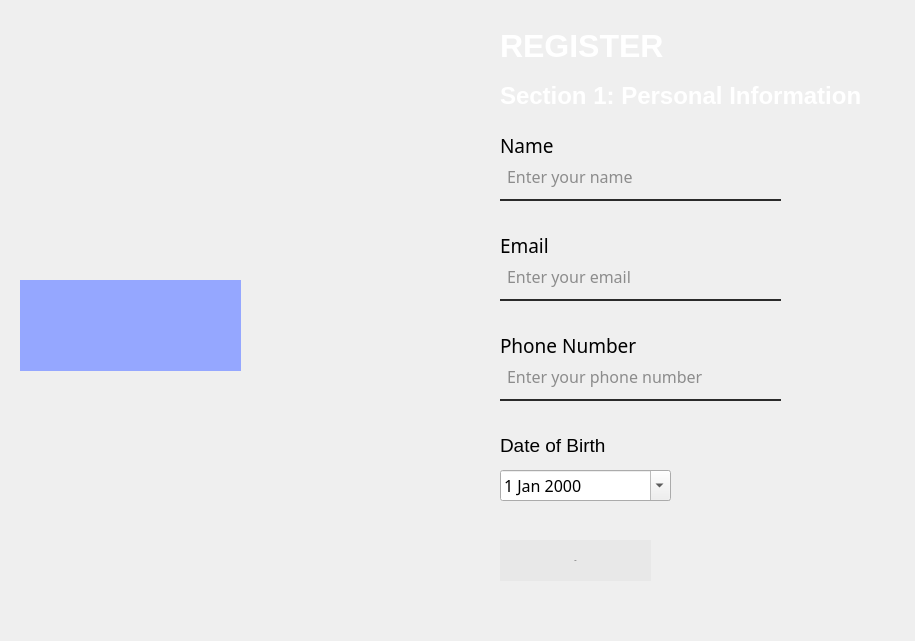
<?xml version="1.0" encoding="UTF-8"?>
<ui version="4.0">
 <class>Register1</class>
 <widget class="QMainWindow" name="Register1">
  <property name="geometry">
   <rect>
    <x>0</x>
    <y>0</y>
    <width>915</width>
    <height>641</height>
   </rect>
  </property>
  <property name="windowTitle">
   <string>MainWindow</string>
  </property>
  <widget class="QWidget" name="centralwidget">
   <widget class="QLabel" name="label_10">
    <property name="geometry">
     <rect>
      <x>500</x>
      <y>430</y>
      <width>131</width>
      <height>31</height>
     </rect>
    </property>
    <property name="font">
     <font>
      <pointsize>14</pointsize>
     </font>
    </property>
    <property name="text">
     <string>Date of Birth</string>
    </property>
   </widget>
   <widget class="QLabel" name="label_3">
    <property name="geometry">
     <rect>
      <x>20</x>
      <y>280</y>
      <width>221</width>
      <height>91</height>
     </rect>
    </property>
    <property name="styleSheet">
     <string notr="true">background-color: rgb(149, 167, 255);</string>
    </property>
    <property name="text">
     <string/>
    </property>
    <property name="pixmap">
     <pixmap>../images/PoCoH.png</pixmap>
    </property>
    <property name="scaledContents">
     <bool>true</bool>
    </property>
   </widget>
   <widget class="QLabel" name="label">
    <property name="geometry">
     <rect>
      <x>0</x>
      <y>0</y>
      <width>921</width>
      <height>641</height>
     </rect>
    </property>
    <property name="text">
     <string/>
    </property>
    <property name="pixmap">
     <pixmap>../images/login-bg.png</pixmap>
    </property>
    <property name="scaledContents">
     <bool>true</bool>
    </property>
   </widget>
   <widget class="QLineEdit" name="tphone">
    <property name="geometry">
     <rect>
      <x>500</x>
      <y>360</y>
      <width>281</width>
      <height>41</height>
     </rect>
    </property>
    <property name="font">
     <font>
      <family>Poppins</family>
      <pointsize>12</pointsize>
      <italic>false</italic>
      <bold>false</bold>
     </font>
    </property>
    <property name="styleSheet">
     <string notr="true">background-color:rgba(0, 0, 0, 0);
font: 12pt &quot;Poppins&quot;;
border-bottom:2px solid #2a2a2a;
border-radius: 30px;
color:#2a2a2a;
padding-bottom:7px;
padding-left:5px;</string>
    </property>
    <property name="placeholderText">
     <string>Enter your phone number</string>
    </property>
   </widget>
   <widget class="QPushButton" name="bnext">
    <property name="geometry">
     <rect>
      <x>500</x>
      <y>540</y>
      <width>151</width>
      <height>41</height>
     </rect>
    </property>
    <property name="font">
     <font>
      <family>Poppins</family>
      <pointsize>-1</pointsize>
      <italic>false</italic>
      <bold>false</bold>
     </font>
    </property>
    <property name="styleSheet">
     <string notr="true">QPushButton#bnext{
	font: 18px &quot;Poppins&quot;;
 color: #090909;

 border-radius: 0.5em;
 background: #e8e8e8;
 border: 1px solid #e8e8e8;
}

QPushButton#bnext:hover {
font: 18px &quot;Poppins&quot;; 
border: 1px solid white;
}
</string>
    </property>
    <property name="text">
     <string>Next</string>
    </property>
   </widget>
   <widget class="QLabel" name="label_11">
    <property name="geometry">
     <rect>
      <x>500</x>
      <y>230</y>
      <width>91</width>
      <height>31</height>
     </rect>
    </property>
    <property name="font">
     <font>
      <family>Poppins</family>
      <pointsize>14</pointsize>
      <italic>false</italic>
      <bold>false</bold>
     </font>
    </property>
    <property name="styleSheet">
     <string notr="true">font: 14pt &quot;Poppins&quot;;</string>
    </property>
    <property name="text">
     <string>Email</string>
    </property>
   </widget>
   <widget class="QDateEdit" name="dateEdit">
    <property name="geometry">
     <rect>
      <x>500</x>
      <y>470</y>
      <width>171</width>
      <height>31</height>
     </rect>
    </property>
    <property name="font">
     <font>
      <family>Poppins</family>
      <pointsize>12</pointsize>
      <italic>false</italic>
      <bold>false</bold>
     </font>
    </property>
    <property name="styleSheet">
     <string notr="true">font: 12pt &quot;Poppins&quot;;</string>
    </property>
    <property name="calendarPopup">
     <bool>true</bool>
    </property>
   </widget>
   <widget class="QLabel" name="label_9">
    <property name="geometry">
     <rect>
      <x>500</x>
      <y>30</y>
      <width>351</width>
      <height>31</height>
     </rect>
    </property>
    <property name="font">
     <font>
      <pointsize>24</pointsize>
      <bold>true</bold>
      <kerning>true</kerning>
     </font>
    </property>
    <property name="styleSheet">
     <string notr="true">color: rgb(255, 255, 255);</string>
    </property>
    <property name="text">
     <string>REGISTER</string>
    </property>
   </widget>
   <widget class="QLabel" name="label_6">
    <property name="geometry">
     <rect>
      <x>500</x>
      <y>130</y>
      <width>91</width>
      <height>31</height>
     </rect>
    </property>
    <property name="font">
     <font>
      <family>Poppins</family>
      <pointsize>14</pointsize>
      <italic>false</italic>
      <bold>false</bold>
     </font>
    </property>
    <property name="styleSheet">
     <string notr="true">font: 14pt &quot;Poppins&quot;;</string>
    </property>
    <property name="text">
     <string>Name</string>
    </property>
   </widget>
   <widget class="QLabel" name="label_12">
    <property name="geometry">
     <rect>
      <x>500</x>
      <y>330</y>
      <width>151</width>
      <height>31</height>
     </rect>
    </property>
    <property name="font">
     <font>
      <family>Poppins</family>
      <pointsize>14</pointsize>
      <italic>false</italic>
      <bold>false</bold>
     </font>
    </property>
    <property name="styleSheet">
     <string notr="true">font: 14pt &quot;Poppins&quot;;</string>
    </property>
    <property name="text">
     <string>Phone Number</string>
    </property>
   </widget>
   <widget class="QLineEdit" name="temail">
    <property name="geometry">
     <rect>
      <x>500</x>
      <y>260</y>
      <width>281</width>
      <height>41</height>
     </rect>
    </property>
    <property name="font">
     <font>
      <family>Poppins</family>
      <pointsize>12</pointsize>
      <italic>false</italic>
      <bold>false</bold>
     </font>
    </property>
    <property name="styleSheet">
     <string notr="true">background-color:rgba(0, 0, 0, 0);
border-bottom:2px solid #2a2a2a;
font: 12pt &quot;Poppins&quot;;
border-radius: 30px;
color:#2a2a2a;
padding-bottom:7px;
padding-left:5px;</string>
    </property>
    <property name="placeholderText">
     <string>Enter your email</string>
    </property>
   </widget>
   <widget class="QLineEdit" name="tname">
    <property name="geometry">
     <rect>
      <x>500</x>
      <y>160</y>
      <width>281</width>
      <height>41</height>
     </rect>
    </property>
    <property name="font">
     <font>
      <family>Poppins</family>
      <pointsize>12</pointsize>
      <italic>false</italic>
      <bold>false</bold>
     </font>
    </property>
    <property name="styleSheet">
     <string notr="true">background-color:rgba(0, 0, 0, 0);
font: 12pt &quot;Poppins&quot;;
border-bottom:2px solid #2a2a2a;
border-radius: 30px;
color:#2a2a2a;
padding-bottom:7px;
padding-left:5px;</string>
    </property>
    <property name="placeholderText">
     <string>Enter your name</string>
    </property>
   </widget>
   <widget class="QLabel" name="label_13">
    <property name="geometry">
     <rect>
      <x>500</x>
      <y>80</y>
      <width>401</width>
      <height>31</height>
     </rect>
    </property>
    <property name="font">
     <font>
      <pointsize>18</pointsize>
      <bold>true</bold>
      <kerning>true</kerning>
     </font>
    </property>
    <property name="styleSheet">
     <string notr="true">color: rgb(255, 255, 255);</string>
    </property>
    <property name="text">
     <string>Section 1: Personal Information</string>
    </property>
   </widget>
   <zorder>label</zorder>
   <zorder>label_10</zorder>
   <zorder>label_3</zorder>
   <zorder>tphone</zorder>
   <zorder>bnext</zorder>
   <zorder>label_11</zorder>
   <zorder>dateEdit</zorder>
   <zorder>label_9</zorder>
   <zorder>label_6</zorder>
   <zorder>label_12</zorder>
   <zorder>temail</zorder>
   <zorder>tname</zorder>
   <zorder>label_13</zorder>
  </widget>
 </widget>
 <resources/>
 <connections/>
</ui>
